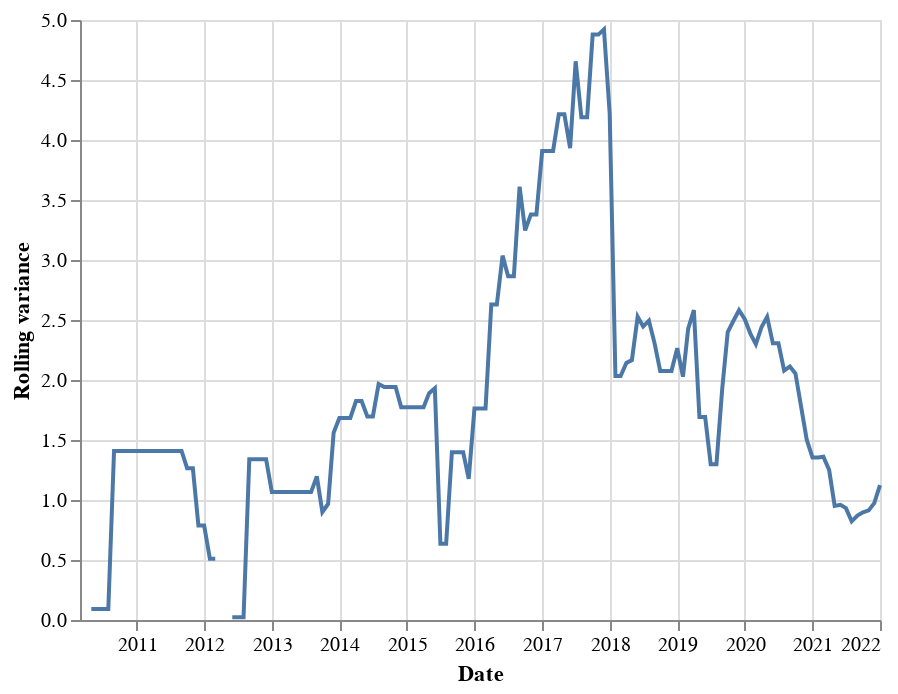

This figure's notebook cell:
### Code cell
# Scratchpad
t_step = pd.DateOffset(months=1)
window_size = pd.DateOffset(months=18)
vars = []
for i_date in pd.date_range(date_start, date_end, freq=t_step):
  # Select data from the period 
  mask = (i_date - window_size <= df['Publication date']) & (df['Publication date'] < i_date + t_step)
  step_df = df[mask]
  var = step_df[y_axis].apply(lambda x: np.log10(x)).var()
  vars.append({
      'Date' : i_date,
      'Rolling variance': var,
      })

vars_df = pd.DataFrame(vars)

alt.Chart(vars_df).mark_line().encode(x='Date', y='Rolling variance')

### Figure 1 — Vega-Lite specification as saved in the notebook (floating-point values rounded to 4 significant figures; data arrays with more than 128 entries replaced by an {"elided": "..."} marker saying what was removed)
{"usermeta": {"embedOptions": {"theme": "fivethirtyeight"}}, "config": {"view": {"continuousWidth": 400, "continuousHeight": 300}}, "data": {"name": "data-ea75403ae1d15038ae46d830dc52d14e"}, "mark": "line", "encoding": {"x": {"field": "Date", "type": "temporal"}, "y": {"field": "Rolling variance", "type": "quantitative"}}, "$schema": "https://vega.github.io/schema/vega-lite/v4.17.0.json", "datasets": {"data-ea75403ae1d15038ae46d830dc52d14e": {"elided": "143 records"}}}
